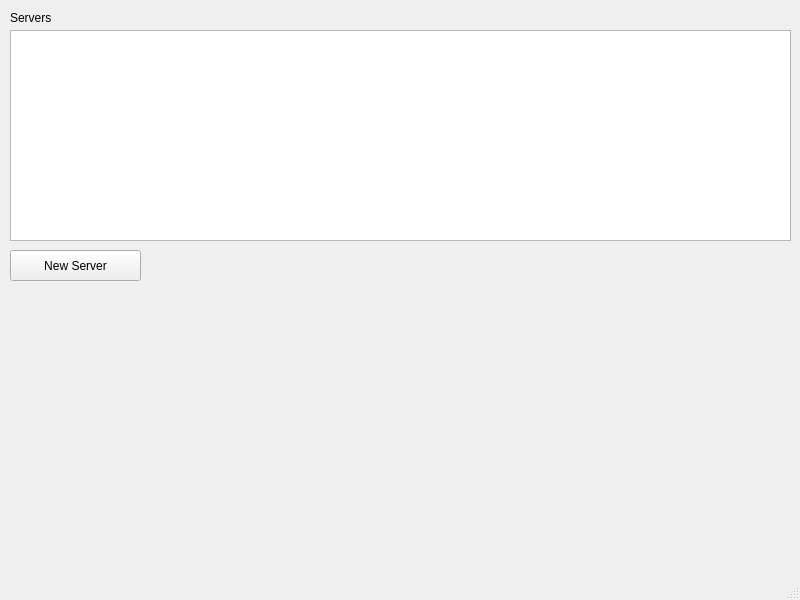
<?xml version="1.0" encoding="UTF-8"?>
<ui version="4.0">
 <class>ServersManager</class>
 <widget class="QMainWindow" name="ServersManager">
  <property name="geometry">
   <rect>
    <x>0</x>
    <y>0</y>
    <width>800</width>
    <height>600</height>
   </rect>
  </property>
  <property name="windowTitle">
   <string>Server Manager</string>
  </property>
  <property name="tabShape">
   <enum>QTabWidget::TabShape::Rounded</enum>
  </property>
  <widget class="QWidget" name="centralwidget">
   <widget class="QTableView" name="serverList">
    <property name="geometry">
     <rect>
      <x>10</x>
      <y>30</y>
      <width>781</width>
      <height>211</height>
     </rect>
    </property>
   </widget>
   <widget class="QLabel" name="label">
    <property name="geometry">
     <rect>
      <x>10</x>
      <y>10</y>
      <width>49</width>
      <height>16</height>
     </rect>
    </property>
    <property name="text">
     <string>Servers</string>
    </property>
   </widget>
   <widget class="QPushButton" name="new_server">
    <property name="geometry">
     <rect>
      <x>10</x>
      <y>250</y>
      <width>131</width>
      <height>31</height>
     </rect>
    </property>
    <property name="text">
     <string>New Server</string>
    </property>
   </widget>
  </widget>
  <widget class="QStatusBar" name="statusbar"/>
 </widget>
 <resources/>
 <connections/>
</ui>
